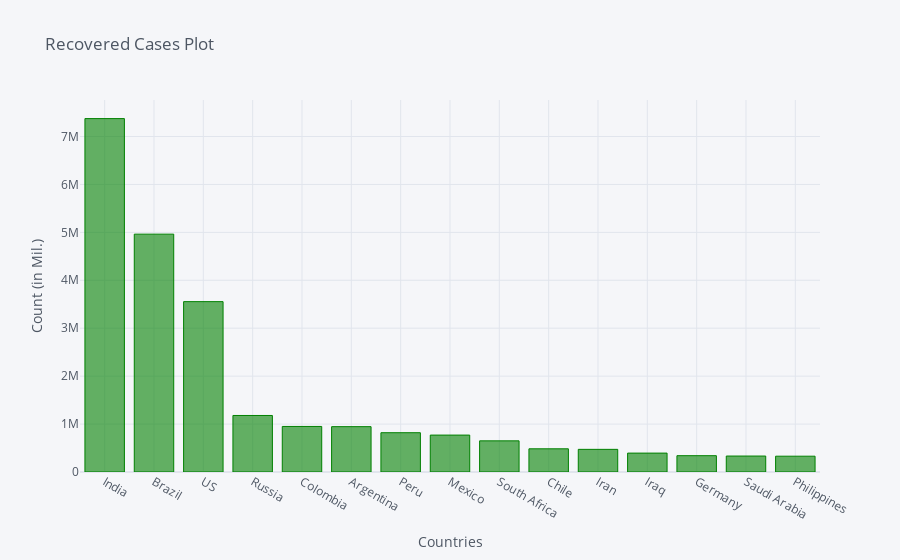

Write notebook code for a chart like this one.
### Code cell
recovered_df2_plot.iplot(kind='bar', x='Country/Region', y='10/29/20',color='green',
                         title='Recovered Cases Plot',xTitle='Countries',yTitle='Count (in Mil.)')

### Figure 1 — Plotly figure (JSON) as saved in the notebook; plotly's stock layout.template omitted (floating-point values rounded to 4 significant figures)
{"data": [{"marker": {"color": "rgba(0, 128, 0, 0.6)", "line": {"color": "rgba(0, 128, 0, 1.0)", "width": 1}}, "name": "10/29/20", "orientation": "v", "text": "", "type": "bar", "x": ["India", "Brazil", "US", "Russia", "Colombia", "Argentina", "Peru", "Mexico", "South Africa", "Chile", "Iran", "Iraq", "Germany", "Saudi Arabia", "Philippines"], "y": [7373375, 4962574, 3554336, 1179465, 950348, 946134, 819717, 770007, 649935, 483922, 472598, 394386, 340436, 333005, 329848]}], "layout": {"legend": {"bgcolor": "#F5F6F9", "font": {"color": "#4D5663"}}, "paper_bgcolor": "#F5F6F9", "plot_bgcolor": "#F5F6F9", "title": {"font": {"color": "#4D5663"}, "text": "Recovered Cases Plot"}, "xaxis": {"gridcolor": "#E1E5ED", "showgrid": true, "tickfont": {"color": "#4D5663"}, "title": {"font": {"color": "#4D5663"}, "text": "Countries"}, "zerolinecolor": "#E1E5ED"}, "yaxis": {"gridcolor": "#E1E5ED", "showgrid": true, "tickfont": {"color": "#4D5663"}, "title": {"font": {"color": "#4D5663"}, "text": "Count (in Mil.)"}, "zerolinecolor": "#E1E5ED"}}}
